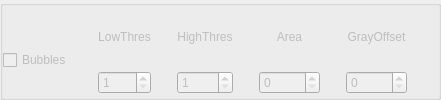
       <widget class="QGroupBox" name="groupBox_Bubbles_2">
        <property name="enabled">
         <bool>false</bool>
        </property>
        <property name="title">
         <string/>
        </property>
        <layout class="QHBoxLayout" name="horizontalLayout_40">
         <property name="leftMargin">
          <number>0</number>
         </property>
         <property name="topMargin">
          <number>3</number>
         </property>
         <property name="bottomMargin">
          <number>3</number>
         </property>
         <item>
          <layout class="QHBoxLayout" name="horizontalLayout_41">
           <item>
            <layout class="QVBoxLayout" name="verticalLayout_65">
             <item>
              <spacer name="verticalSpacer_12">
               <property name="orientation">
                <enum>Qt::Vertical</enum>
               </property>
               <property name="sizeType">
                <enum>QSizePolicy::Fixed</enum>
               </property>
               <property name="sizeHint" stdset="0">
                <size>
                 <width>62</width>
                 <height>17</height>
                </size>
               </property>
              </spacer>
             </item>
             <item>
              <widget class="QCheckBox" name="checkBubbles_7">
               <property name="text">
                <string>Bubbles</string>
               </property>
              </widget>
             </item>
            </layout>
           </item>
           <item>
            <spacer name="horizontalSpacer_62">
             <property name="orientation">
              <enum>Qt::Horizontal</enum>
             </property>
             <property name="sizeType">
              <enum>QSizePolicy::Fixed</enum>
             </property>
             <property name="sizeHint" stdset="0">
              <size>
               <width>20</width>
               <height>20</height>
              </size>
             </property>
            </spacer>
           </item>
           <item>
            <layout class="QVBoxLayout" name="verticalLayout_66">
             <item>
              <widget class="QLabel" name="label_67">
               <property name="text">
                <string>LowThres</string>
               </property>
               <property name="alignment">
                <set>Qt::AlignCenter</set>
               </property>
              </widget>
             </item>
             <item>
              <widget class="QSpinBox" name="spinBubblesLowThres_7">
               <property name="contextMenuPolicy">
                <enum>Qt::NoContextMenu</enum>
               </property>
               <property name="minimum">
                <number>1</number>
               </property>
               <property name="maximum">
                <number>255</number>
               </property>
              </widget>
             </item>
            </layout>
           </item>
           <item>
            <spacer name="horizontalSpacer_63">
             <property name="orientation">
              <enum>Qt::Horizontal</enum>
             </property>
             <property name="sizeType">
              <enum>QSizePolicy::Fixed</enum>
             </property>
             <property name="sizeHint" stdset="0">
              <size>
               <width>20</width>
               <height>20</height>
              </size>
             </property>
            </spacer>
           </item>
           <item>
            <layout class="QVBoxLayout" name="verticalLayout_67">
             <item>
              <widget class="QLabel" name="label_68">
               <property name="text">
                <string>HighThres</string>
               </property>
               <property name="alignment">
                <set>Qt::AlignCenter</set>
               </property>
              </widget>
             </item>
             <item>
              <widget class="QSpinBox" name="spinBubblesHighThres_7">
               <property name="contextMenuPolicy">
                <enum>Qt::NoContextMenu</enum>
               </property>
               <property name="minimum">
                <number>1</number>
               </property>
               <property name="maximum">
                <number>255</number>
               </property>
              </widget>
             </item>
            </layout>
           </item>
           <item>
            <spacer name="horizontalSpacer_64">
             <property name="orientation">
              <enum>Qt::Horizontal</enum>
             </property>
             <property name="sizeType">
              <enum>QSizePolicy::Fixed</enum>
             </property>
             <property name="sizeHint" stdset="0">
              <size>
               <width>20</width>
               <height>20</height>
              </size>
             </property>
            </spacer>
           </item>
           <item>
            <layout class="QVBoxLayout" name="verticalLayout_68">
             <item>
              <widget class="QLabel" name="label_69">
               <property name="text">
                <string>Area</string>
               </property>
               <property name="alignment">
                <set>Qt::AlignCenter</set>
               </property>
              </widget>
             </item>
             <item>
              <widget class="QSpinBox" name="spinBubblesArea_7">
               <property name="contextMenuPolicy">
                <enum>Qt::NoContextMenu</enum>
               </property>
               <property name="maximum">
                <number>99999</number>
               </property>
              </widget>
             </item>
            </layout>
           </item>
           <item>
            <spacer name="horizontalSpacer_65">
             <property name="orientation">
              <enum>Qt::Horizontal</enum>
             </property>
             <property name="sizeType">
              <enum>QSizePolicy::Fixed</enum>
             </property>
             <property name="sizeHint" stdset="0">
              <size>
               <width>20</width>
               <height>20</height>
              </size>
             </property>
            </spacer>
           </item>
           <item>
            <layout class="QVBoxLayout" name="verticalLayout_69">
             <item>
              <widget class="QLabel" name="label_70">
               <property name="text">
                <string>GrayOffset</string>
               </property>
               <property name="alignment">
                <set>Qt::AlignCenter</set>
               </property>
              </widget>
             </item>
             <item>
              <widget class="QSpinBox" name="spinBubblesGrayOffset_7">
               <property name="contextMenuPolicy">
                <enum>Qt::NoContextMenu</enum>
               </property>
               <property name="maximum">
                <number>99999</number>
               </property>
              </widget>
             </item>
            </layout>
           </item>
           <item>
            <spacer name="horizontalSpacer_66">
             <property name="orientation">
              <enum>Qt::Horizontal</enum>
             </property>
             <property name="sizeType">
              <enum>QSizePolicy::Expanding</enum>
             </property>
             <property name="sizeHint" stdset="0">
              <size>
               <width>20</width>
               <height>41</height>
              </size>
             </property>
            </spacer>
           </item>
          </layout>
         </item>
        </layout>
       </widget>
